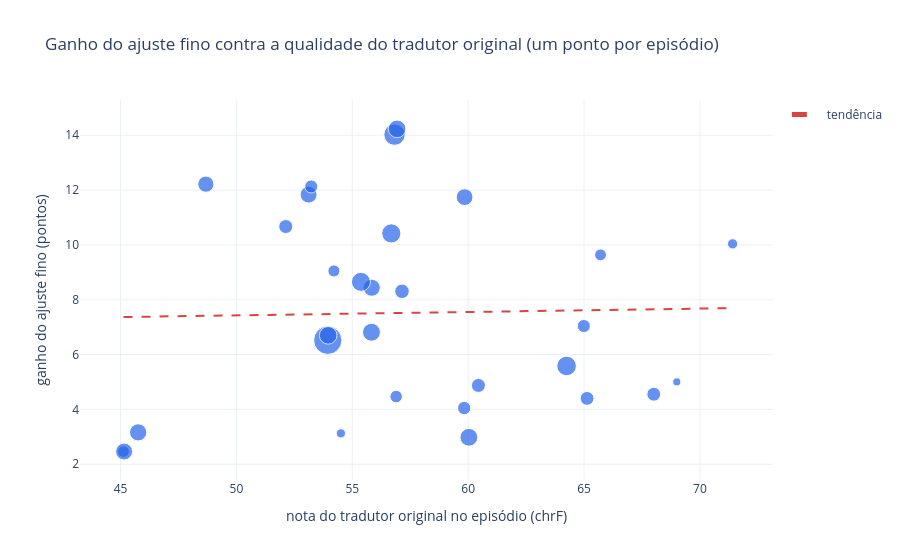

The notebook cell this image was saved under:
### Markdown cell above
### Gráfico 5 — O ajuste ajuda mais onde o tradutor original é pior? (dispersão)

### Code cell
fig = px.scatter(g10, x="original", y="ganho", size="falas", hover_name="titulo",
                 hover_data={"ep_curto": True, "falas": True, "original": ":.1f", "ajustado": ":.1f", "ganho": ":.1f"},
                 labels={"original": "nota do tradutor original no episódio (chrF)", "ganho": "ganho do ajuste fino (pontos)"},
                 title="Ganho do ajuste fino contra a qualidade do tradutor original (um ponto por episódio)")
a, b = np.polyfit(g10.original, g10.ganho, 1)
xs = np.array([g10.original.min(), g10.original.max()])
fig.add_trace(go.Scatter(x=xs, y=a * xs + b, mode="lines", line=dict(color=VERMELHO, dash="dash"), name="tendência"))
fig.update_traces(marker_color=AZUL, selector=dict(mode="markers"))
fig.show()
print(f"correlação entre a nota do original e o ganho: r = {np.corrcoef(g10.original, g10.ganho)[0, 1]:.2f}")

### Figure 1 — Plotly figure (JSON) as saved in the notebook; plotly's stock layout.template omitted (floating-point values rounded to 4 significant figures)
{"data": [{"customdata": [["ep09", 27, 47.59], ["ep27", 57, 47.62], ["ep19", 63, 63.01], ["ep08", 17, 57.63], ["ep33", 59, 48.92], ["ep14", 35, 63.88], ["ep04", 38, 69.53], ["ep03", 31, 61.36], ["ep12", 38, 72.56], ["ep23", 39, 65.32], ["ep07", 13, 74.01], ["ep24", 76, 69.83], ["ep36", 159, 60.46], ["ep35", 62, 60.66], ["ep06", 64, 62.64], ["ep26", 34, 72.03], ["ep28", 42, 65.45], ["ep29", 58, 64.28], ["ep37", 72, 64.03], ["ep32", 29, 63.26], ["ep11", 28, 75.35], ["ep02", 21, 81.45], ["ep22", 73, 67.1], ["ep18", 39, 62.8], ["ep31", 56, 71.59], ["ep13", 57, 64.95], ["ep17", 34, 65.36], ["ep16", 52, 60.9], ["ep34", 91, 70.85], ["ep21", 62, 71.16]], "hovertemplate": "<b>%{hovertext}</b><br><br>nota do tradutor original no episódio (chrF)=%{x:.1f}<br>ganho do ajuste fino (pontos)=%{y:.1f}<br>falas=%{customdata[1]}<br>ep_curto=%{customdata[0]}<br>ajustado=%{customdata[2]:.1f}<extra></extra>", "hovertext": ["The Remedy", "Coriander s Invention", "Pollution", "Pepper s Birthday Party", "Spell of War", "The Dragon s Tooth", "Stroke of genius", "The secret ingredients", "Autumn Clearout", "Take a Chance", "The Wish", "The Unity Tree", "The Surprise Attack", "The Reflection", "The Potion Contest", "Books Are Great", "The Festivities", "Destroyer of Worlds", "The Tears of the Phoenix", "The Battlefield", "The Witches of Chaosah", "Rainbow potions", "The Voting System", "The Encounter", "The Fight", "The Pyjama Party", "A Fresh Start", "The Sage of the Mountain", "The Knighting of Shichimi", "The Magic Contest"], "legendgroup": "", "marker": {"color": "#2563EB", "size": [27, 57, 63, 17, 59, 35, 38, 31, 38, 39, 13, 76, 159, 62, 64, 34, 42, 58, 72, 29, 28, 21, 73, 39, 56, 57, 34, 52, 91, 62], "sizemode": "area", "sizeref": 0.3975, "symbol": "circle"}, "mode": "markers", "name": "", "orientation": "v", "showlegend": false, "type": "scatter", "x": [45.13, 45.15, 60.03, 54.51, 45.76, 59.83, 65.13, 56.89, 68.01, 60.44, 69.0, 64.25, 53.94, 53.96, 55.83, 64.99, 57.15, 55.84, 55.37, 54.21, 65.71, 71.41, 56.68, 52.13, 59.85, 53.11, 53.23, 48.68, 56.82, 56.93], "xaxis": "x", "y": [2.462, 2.465, 2.984, 3.126, 3.164, 4.051, 4.403, 4.469, 4.554, 4.875, 5.005, 5.586, 6.523, 6.702, 6.815, 7.042, 8.309, 8.437, 8.653, 9.051, 9.638, 10.04, 10.42, 10.67, 11.74, 11.83, 12.13, 12.22, 14.02, 14.23], "yaxis": "y"}, {"line": {"color": "#D64545", "dash": "dash"}, "mode": "lines", "name": "tendência", "type": "scatter", "x": [45.13, 71.41], "y": [7.37, 7.695]}], "layout": {"legend": {"itemsizing": "constant", "tracegroupgap": 0}, "title": {"text": "Ganho do ajuste fino contra a qualidade do tradutor original (um ponto por episódio)"}, "xaxis": {"anchor": "y", "domain": [0.0, 1.0], "title": {"text": "nota do tradutor original no episódio (chrF)"}}, "yaxis": {"anchor": "x", "domain": [0.0, 1.0], "title": {"text": "ganho do ajuste fino (pontos)"}}}}
